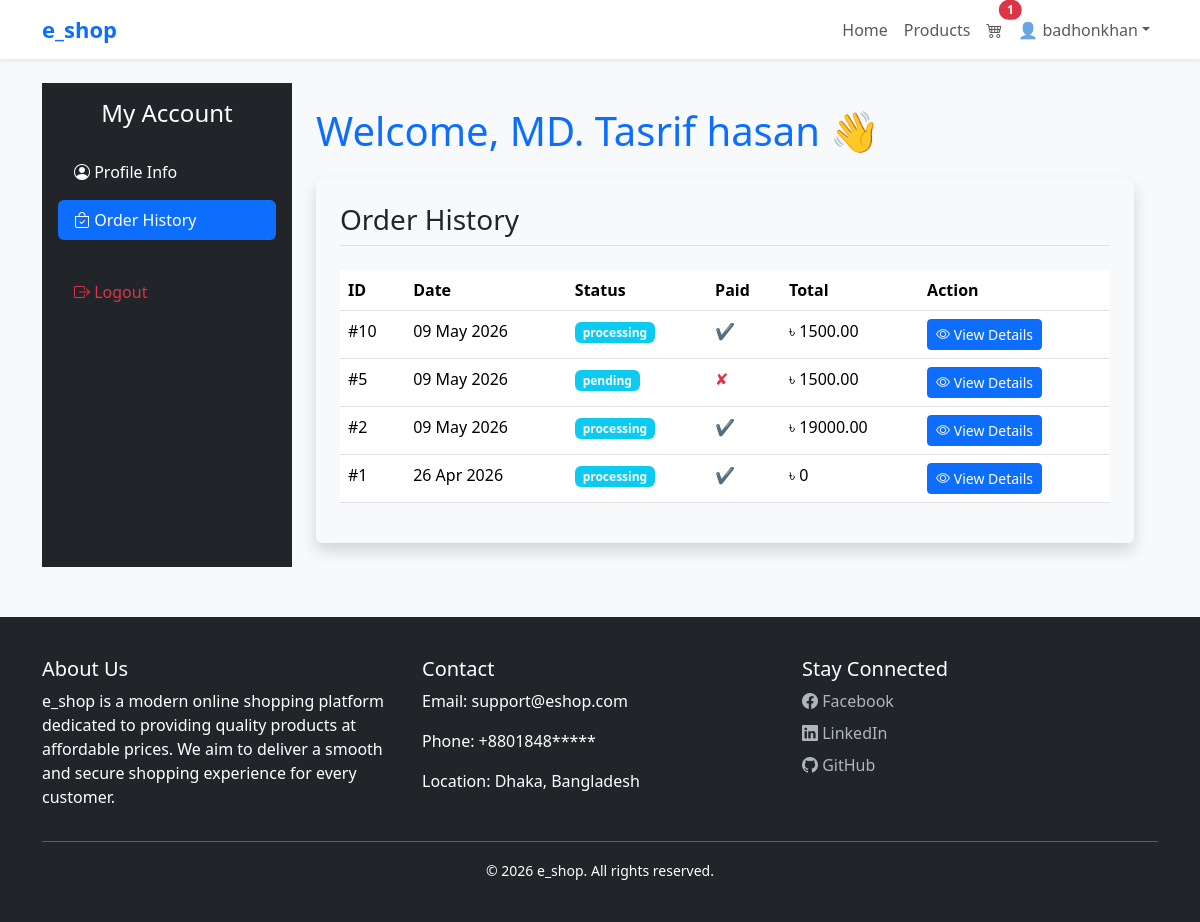
Screenshot of /porfile/?tab=orders (signed in) with the database file from the repository.
### e_shop/models.py (models this page shows, shortened)
class User(AbstractUser):
    username = models.CharField(max_length=100,unique=True)
    email = models.EmailField(unique=True)
    phone = models.CharField(max_length=15, blank=True,null=True)
    USERNAME_FIELD = 'email'
    REQUIRED_FIELDS = []

class Order(models.Model):
    STATUS_CHOICES = (
        ('pending', 'Pending'),
        ('processing', 'Processing'),
        ('shipped', 'Shipped'),
        ('delivered', 'Delivered'),
        ('canceled', 'Canceled'),
    )
    user = models.ForeignKey(User, on_delete=models.CASCADE, related_name="orders")
    first_name = models.CharField(max_length=100)
    last_name = models.CharField(max_length=100)
    email = models.EmailField()
    address = models.CharField(max_length=250)
    postal_code = models.CharField(max_length=5)
    city = models.CharField(max_length=100)
    status = models.CharField(max_length=10,choices=STATUS_CHOICES, default='pending')
    note = models.TextField(blank=True)
    paid = models.BooleanField(default=False)
    transaction_id = models.CharField(max_length=200, blank=True)
    created = models.DateTimeField(auto_now_add=True)
    updated = models.DateTimeField(auto_now=True)
    class Meta:
        ordering = ['-created']
    def get_total_cost(self):
        return sum(item.get_cost() for item in self.items.all())

class OrderItem(models.Model):
    order = models.ForeignKey(Order,on_delete=models.CASCADE, related_name="items")
    product = models.ForeignKey(Product,on_delete=models.CASCADE)
    quantity = models.PositiveIntegerField(default=1)
    price = models.DecimalField(max_digits=10,decimal_places=2)
    def get_cost(self):
        return self.price*self.quantity

### e_shop/views.py (the view)
# urls.py: path('porfile/', views.profile, name='profile'),
@login_required(login_url='/login/')
def profile(request):
    tab = request.GET.get('tab')
    orders = Order.objects.filter(user=request.user).order_by('-created')
    completed_orders = orders.filter(status='delivered').count()
    total_spent = sum(order.get_total_cost() for order in orders if order.paid)
    order_history_active = (tab == 'orders')
    return render(request, 'e_shop/profile.html', {
        'user': request.user,
        'orders': orders,
        'order_history_active': order_history_active,
        'completed_orders': completed_orders,
        'total_spent': total_spent,
    })

### e_shop/context_processors.py (called while the page is built)
def cart_items_count(request):
    if request.user.is_authenticated:
        try:
            cart = Cart.objects.get(user=request.user)
            return {'cart_items_count': cart.get_total_items()}
        except Cart.DoesNotExist:
            return{'cart_items_count': 0}
    return {'cart_items_count': 0}

### e_shop/models.py (called while the page is built)
    def get_total_items(self):
        return sum(item.quantity for item in self.items.all())

### templates/e_shop/profile.html (shortened to what this page needs)
{% extends 'base.html' %}
{% load static %}
{% block content %}
  <div class="d-flex">
    <div class="bg-dark text-white p-3" style="width: 250px; min-height: 30vh;">
      <h4 class="text-center mb-4">My Account</h4>
      <ul class="nav flex-column">
        <li class="nav-item mb-2">
          <a href="?tab=profile" class="nav-link text-white {% if not order_history_active %}bg-primary rounded{% endif %}"><i class="bi bi-person-circle"></i> Profile Info</a>
        </li>
        <li class="nav-item mb-2">
          <a href="?tab=orders" class="nav-link text-white {% if order_history_active %}bg-primary rounded{% endif %}"><i class="bi bi-bag-check"></i> Order History</a>
        </li>
        <li class="nav-item mt-4">
          <a href="{% url 'e_shop:logout' %}" class="nav-link text-danger"><i class="bi bi-box-arrow-right"></i> Logout</a>
        </li>
      </ul>
    </div>
    <div class="flex-grow-1 p-4">
      <h1 class="mb-4 text-primary">Welcome, {{ user.first_name|default:user.username }} 👋</h1>
      {% if order_history_active %}
        <div class="container bg-light shadow rounded p-4">
          <h3 class="mb-4 border-bottom pb-2">Order History</h3>
          {% if orders %}
            <table class="table table-hover">
              <thead>
                <tr>
                  <th>ID</th>
                  <th>Date</th>
                  <th>Status</th>
                  <th>Paid</th>
                  <th>Total</th>
                  <th>Action</th>
                </tr>
              </thead>
              <tbody>
                {% for order in orders %}
                  <tr>
                    <td>#{{ order.id }}</td>
                    <td>{{ order.created|date:'d M Y' }}</td>
                    <td>
                      <span class="badge bg-info">{{ order.status }}</span>
                    </td>
                    <td>
                      {% if order.paid %}
                        <span class="text-success">✔</span>
                      {% else %}
                        <span class="text-danger">✘</span>
                      {% endif %}
                    </td>
                    <td>৳ {{ order.get_total_cost }}</td>
                    <td>
                      <button class="btn btn-sm btn-primary" data-bs-toggle="modal" data-bs-target="#orderModal{{ order.id }}"><i class="bi bi-eye"></i> View Details</button>
                    </td>
                  </tr>
                {% endfor %}
              </tbody>
            </table>
          {% else %}
            <p>No orders found.</p>
          {% endif %}
        </div>
      {% endif %}
    </div>
  </div>
{% endblock %}

### templates/base.html (shortened to what this page needs)
{% load static %}
<!DOCTYPE html>
<html lang="en">
  <head>
    <link href="https://cdn.jsdelivr.net/npm/bootstrap@5.3.3/dist/css/bootstrap.min.css" rel="stylesheet" />
    <link rel="stylesheet" href="https://cdn.jsdelivr.net/npm/bootstrap-icons@1.11.3/font/bootstrap-icons.min.css" />
    <link rel="stylesheet" href="https://cdnjs.cloudflare.com/ajax/libs/font-awesome/6.5.0/css/all.min.css" />
  </head>
  <body>
    <nav class="navbar navbar-expand-lg navbar-light bg-white shadow-sm">
      <div class="container">
        <a class="navbar-brand logo" href="{% url 'e_shop:home' %}">e_shop</a>
        <div class="collapse navbar-collapse" id="navbarNav">
          <ul class="navbar-nav ms-auto">
            <li class="nav-item">
              <a class="nav-link {% if request.path == '/' %}active{% endif %}" href="{% url 'e_shop:home' %}">Home</a>
            </li>
            <li class="nav-item">
              <a class="nav-link {% if '/product' in request.path %}active{% endif %}" href="{% url 'e_shop:product_list' %}">Products</a>
            </li>
            <li class="nav-item">
              <a class="nav-link position-relative {% if '/cart' in request.path %}active{% endif %}" href="{% url 'e_shop:cart_detail' %}">
                <i class="bi bi-cart4"></i>{% if cart_items_count > 0 %}
                  <span class="position-absolute top-0 start-100 translate-middle badge rounded-pill bg-danger">{{ cart_items_count }}</span>
                {% endif %}
              </a>
            </li>
            {% if user.is_authenticated %}
              <li class="nav-item dropdown">
                <a class="nav-link dropdown-toggle" href="#" role="button" data-bs-toggle="dropdown">👤 {{ user.username }}</a>
              </li>
            {% endif %}
          </ul>
        </div>
      </div>
    </nav>
    <div class="container mt-4">
      {% block content %}
      {% endblock %}
    </div>
    <footer>
      <div class="container">
        <div class="row">
          <div class="col-md-4">
            <h5>About Us</h5>
            <p>e_shop is a modern online shopping platform dedicated to providing quality products at affordable prices. We aim to deliver a smooth and secure shopping experience for every customer.</p>
          </div>
          <div class="col-md-4">
            <h5>Contact</h5>
            <p>Email: support@eshop.com</p>
            <p>Phone: +8801848*****</p>
            <p>Location: Dhaka, Bangladesh</p>
          </div>
          <div class="col-md-4">
            <h5>Stay Connected</h5>
            <a href="#" class="d-block mb-2"><i class="bi bi-facebook"></i> Facebook</a>
            <a href="#" class="d-block mb-2"><i class="bi bi-linkedin"></i> LinkedIn</a>
            <a href="#" class="d-block mb-2"><i class="bi bi-github"></i> GitHub</a>
          </div>
        </div>
        <hr class="bg-light" />
        <div class="text-center">
          <small>&copy; 2026 e_shop. All rights reserved.</small>
        </div>
      </div>
    </footer>
  </body>
</html>

### templates/base.html (style rules this page uses)
body { background-color: #f8f9fa; }
.logo { font-weight: bold; font-size: 22px; color: #0d6efd; }
footer { background: #212529; color: white; padding: 40px 0; margin-top: 50px; }
footer a { color: #adb5bd; text-decoration: none; }

### rows the page displays
User: username "badhonkhan", first_name "MD. Tasrif hasan"
Order: id "10", created "09 May 2026", status "processing", get_total_cost "1500.00"
Order: id "5", created "09 May 2026", status "pending", get_total_cost "1500.00"
Order: id "2", created "09 May 2026", status "processing", get_total_cost "19000.00"
Order: id "1", created "26 Apr 2026", status "processing", get_total_cost "0"

### other values shown
{{ cart_items_count }} "1"
